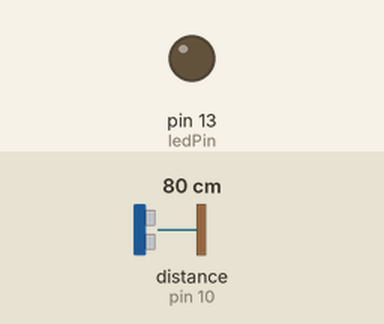
Simulated run of this sketch. Board: Arduino Uno, built with avr-gcc and run on an emulated ATmega328P. Shown: output pins drawn as LEDs (lit = HIGH). Wiring (inferred from the names in the program): ultrasonic range finder: trigger pin 9; echo pin 10. Dashed ring = blinking. Inputs (shaded band) come from the test bench; at power-on: distance to the obstacle (sensor on pin 10) 80 cm. The echo pulse lasts 58.3 µs per cm; pins used as bus, display or sensor lines are not drawn.

Above: at 1.2 s.
1.3 s: distance to the obstacle (sensor on pin 10) set to 55 cm
2.8 s: distance to the obstacle (sensor on pin 10) set to 47 cm
At 3.6 s:
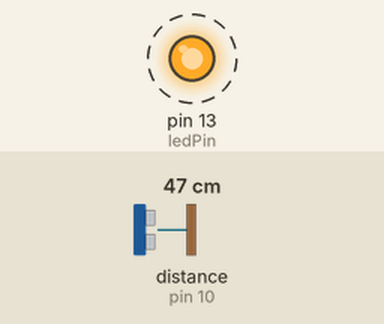
5.8 s: distance to the obstacle (sensor on pin 10) set to 2 cm
At 6.3 s:
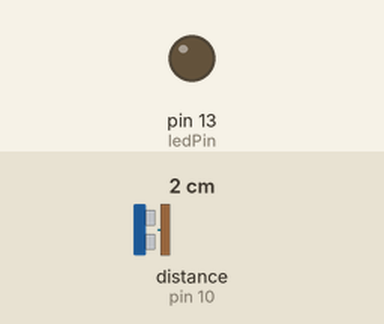
7.3 s: distance to the obstacle (sensor on pin 10) set to 35 cm
At 8.2 s:
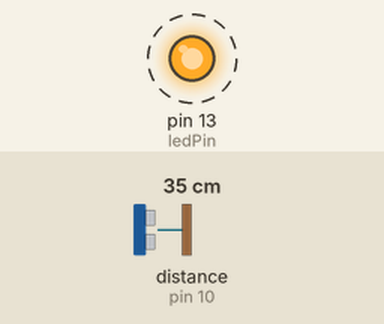
Timing chart, 0 to 11.3 s (numbered marks = the images above; inputs shaded):
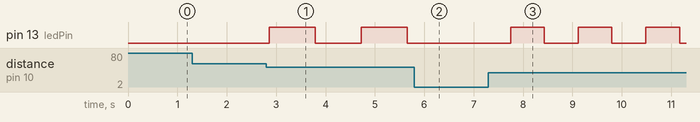

The sketch:

code.ino
```cpp
const int trigPin = 9;
const int echoPin = 10;
const int ledPin = 13;

long duration;
int currentDistance;
int smoothedDistance = 50;

unsigned long previousMillis = 0;
int ledState = LOW;
int blinkInterval = 0;

void setup() {
  pinMode(trigPin, OUTPUT);
  pinMode(echoPin, INPUT);
  pinMode(ledPin, OUTPUT);
  Serial.begin(9600);
}

void loop() {
  digitalWrite(trigPin, LOW);
  delayMicroseconds(2);
  digitalWrite(trigPin, HIGH);
  delayMicroseconds(10);
  digitalWrite(trigPin, LOW);

  duration = pulseIn(echoPin, HIGH, 30000);

  if (duration == 0) {
    currentDistance = 999;
  } else {
    currentDistance = duration * 0.034 / 2;
  }

  if (currentDistance >= 2 && currentDistance <= 400) {
    smoothedDistance = (smoothedDistance * 3 + currentDistance) / 4;
  } else {
    smoothedDistance = 999;
  }

  if (smoothedDistance >= 2 && smoothedDistance <= 50) {
    int safeDistance = constrain(smoothedDistance, 2, 50);
    blinkInterval = map(safeDistance, 2, 50, 50, 1000);
  } else {
    blinkInterval = 0;
  }

  unsigned long currentMillis = millis();

  if (blinkInterval > 0) {
    if (currentMillis - previousMillis >= blinkInterval) {
      previousMillis = currentMillis;
      ledState = (ledState == LOW) ? HIGH : LOW;
      digitalWrite(ledPin, ledState);
    }
  } else {
    digitalWrite(ledPin, LOW);
    ledState = LOW;
  }

  delay(30);
}
```

Measured:
- the behaviour switches between 52 and 51 cm on distance to the obstacle (sensor on pin 10) (found by bisection; images 0 and 1)
- after the input at 1.3 s, every drawn part: stays the same
- after the input at 2.8 s, pin 13 (ledPin): alternates HIGH for 0.93 s and LOW for 0.93 s, starting after 0.06 s
- after the input at 5.8 s, pin 13 (ledPin): stays LOW (without the input it goes to HIGH after 0.79 s)
- after the input at 7.3 s, pin 13 (ledPin): alternates HIGH for 0.68 s and LOW for 0.68 s, starting after 0.45 s
